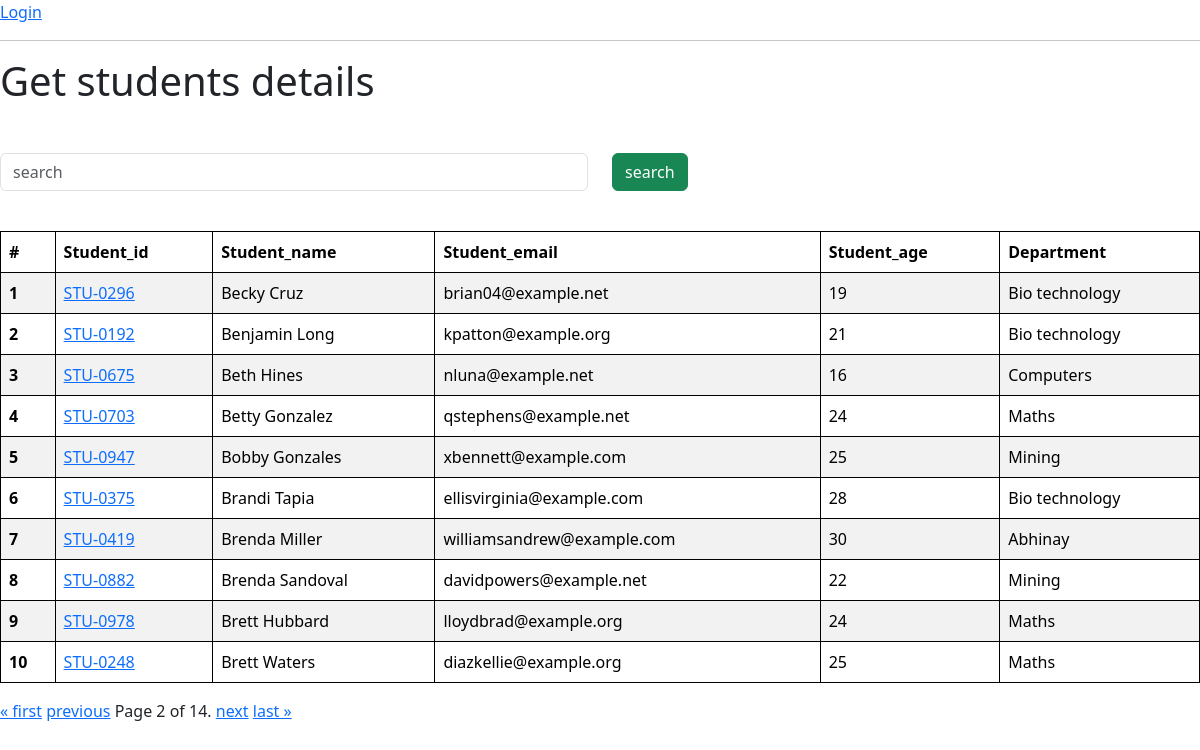
The app's page /students?page=2 with its own data.
### veges/models.py (models this page shows)
class Student(models.Model):
    department = models.ForeignKey(Department, related_name="depart", on_delete=models.CASCADE)
    student_id = models.OneToOneField(StudentID,related_name='studentid',on_delete=models.CASCADE)
    student_name = models.CharField(max_length=100)
    student_email = models.EmailField(unique=True)
    student_age = models.IntegerField(default=19)
    student_address = models.TextField()
    def __str__(self) -> str:
        return self.student_name
    class Meta:
        ordering = ['student_name']
        verbose_name = 'student'

class StudentID(models.Model):
    student_id = models.CharField(max_length=100)
    def __str__(self) -> str:
        return self.student_id

class Department(models.Model):
    department = models.CharField(max_length=100)
    def __str__(self) -> str:
        return self.department
    class Meta:
        ordering = ['department']

### veges/views.py (the view, shortened to what this page needs)
# urls.py: path("students",get_students,name="get_students"),
def get_students(request):
    queryset = Student.objects.all()
    paginator = Paginator(queryset,10) # show 10 students lists
    page_number = request.GET.get("page",1)
    page_obj = paginator.get_page(page_number)
    print(page_obj.object_list)
    return render(request,"report/students.html",{"students":page_obj})

### veges/templates/report/students.html (shortened to what this page needs)
{% extends "base.html" %}
{% block start %}
<h1>Get students  details </h1>
<div class = "containeer mt-5">
  <form class="mb-4">
  <div class="row">
    <div class="center col-md-6">
      <input class="form-control" name = "search" placeholder="search">
    </div>
    <div class="col-md-6">
      <button class = "btn btn-success">search</button>
    </div>
  </div>
</form>
<table class="table table-striped">
    <thead>
      <tr>
        <th scope="col">#</th>
        <th scope="col">Student_id</th>
        <th scope="col">Student_name</th>
        <th scope="col">Student_email</th>
        <th scope="col">Student_age</th>
        <th scope="col">Department</th>
      </tr>
    </thead>
    <tbody>
        {% for student in students %}
      <tr>
        <th scope="row">{{forloop.counter}}</th>
        <td>
          <a href = "/student_marks/{{student.student_id}}">{{student.student_id}}</a>
        </td>
        <td>{{student.student_name}}</td>
        <td>{{student.student_email}}</td>
        <td>{{student.student_age}}</td>
        <td>{{student.department}}</td>
      </tr>
      {% endfor %}
      </tbody>
    </table>
<div class="pagination">
  <span class="step-links">
      {% if students.has_previous %}
          <a href="?page=1">&laquo; first</a>
          <a href="?page={{ students.previous_page_number }}">previous</a>
      {% endif %}
      <span class="current">
          Page {{ students.number }} of {{ students.paginator.num_pages }}.
      </span>
      {% if students.has_next %}
          <a href="?page={{ students.next_page_number }}">next</a>
          <a href="?page={{ students.paginator.num_pages }}">last &raquo;</a>
      {% endif %}
  </span>
</div>
    </div>
{% endblock %}

### home/Templates/base.html (style rules this page uses)
table, th, td { border: 1px solid black; }

### records on screen
Student: student_id "STU-0296", student_name "Becky Cruz", student_email "brian04@example.net", student_age "19", department "Bio technology"
Student: student_id "STU-0192", student_name "Benjamin Long", student_email "kpatton@example.org", student_age "21", department "Bio technology"
Student: student_id "STU-0675", student_name "Beth Hines", student_email "nluna@example.net", student_age "16", department "Computers"
Student: student_id "STU-0703", student_name "Betty Gonzalez", student_email "qstephens@example.net", student_age "24", department "Maths"
Student: student_id "STU-0947", student_name "Bobby Gonzales", student_email "xbennett@example.com", student_age "25", department "Mining"
Student: student_id "STU-0375", student_name "Brandi Tapia", student_email "ellisvirginia@example.com", student_age "28", department "Bio technology"
Student: student_id "STU-0419", student_name "Brenda Miller", student_email "williamsandrew@example.com", student_age "30", department "Abhinay"
Student: student_id "STU-0882", student_name "Brenda Sandoval", student_email "davidpowers@example.net", student_age "22", department "Mining"
Student: student_id "STU-0978", student_name "Brett Hubbard", student_email "lloydbrad@example.org", student_age "24", department "Maths"
Student: student_id "STU-0248", student_name "Brett Waters", student_email "diazkellie@example.org", student_age "25", department "Maths"

### other values on screen
{{ students.number }} "2"
{{ students.paginator.num_pages }} "14"
